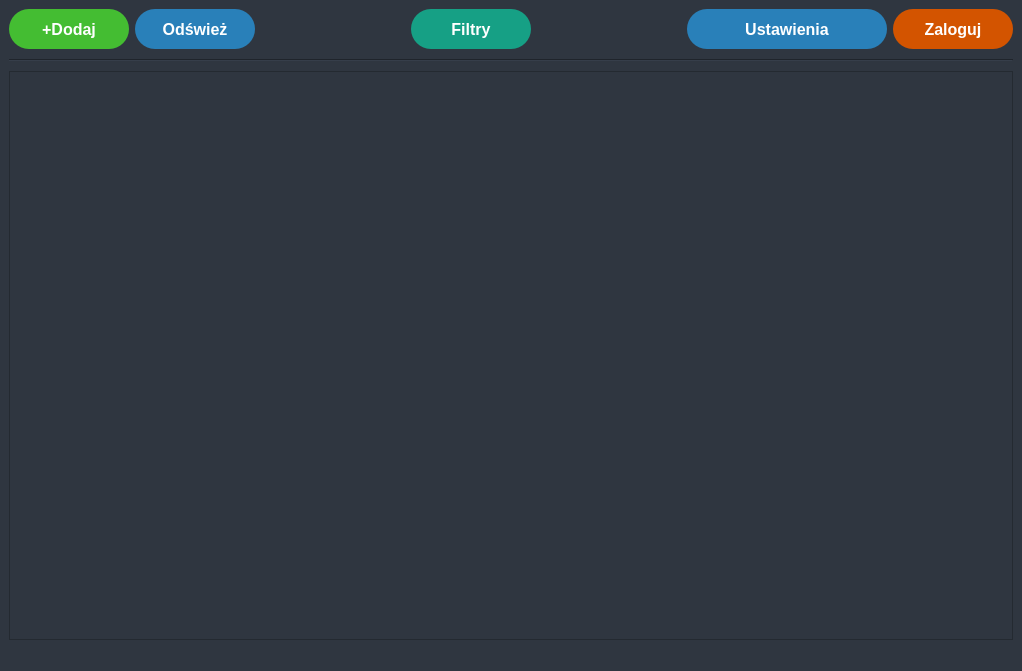
<?xml version="1.0" encoding="UTF-8"?>
<ui version="4.0">
 <class>OknoGlowne</class>
 <widget class="QMainWindow" name="OknoGlowne">
  <property name="geometry">
   <rect>
    <x>0</x>
    <y>0</y>
    <width>1022</width>
    <height>671</height>
   </rect>
  </property>
  <property name="sizePolicy">
   <sizepolicy hsizetype="Expanding" vsizetype="Expanding">
    <horstretch>0</horstretch>
    <verstretch>0</verstretch>
   </sizepolicy>
  </property>
  <property name="windowTitle">
   <string>Okno Główne</string>
  </property>
  <property name="styleSheet">
   <string notr="true">color: #fff;
background: #2f3640;</string>
  </property>
  <widget class="QWidget" name="centralwidget">
   <layout class="QGridLayout" name="gridLayout_2">
    <item row="0" column="1">
     <widget class="QPushButton" name="pushButton_2">
      <property name="enabled">
       <bool>true</bool>
      </property>
      <property name="sizePolicy">
       <sizepolicy hsizetype="Minimum" vsizetype="Fixed">
        <horstretch>0</horstretch>
        <verstretch>0</verstretch>
       </sizepolicy>
      </property>
      <property name="minimumSize">
       <size>
        <width>120</width>
        <height>40</height>
       </size>
      </property>
      <property name="font">
       <font>
        <family>Segoe UI</family>
        <pointsize>12</pointsize>
        <weight>75</weight>
        <bold>true</bold>
        <underline>false</underline>
        <strikeout>false</strikeout>
       </font>
      </property>
      <property name="styleSheet">
       <string notr="true">QPushButton{
color: #fff !important;
text-transform: uppercase;
text-decoration: none;
background:#2980b9;
border-radius: 20px;
border: none;
}

QPushButton:pressed {
    background-color: qlineargradient(x1: 0, y1: 0, x2: 0, y2: 1,
                                      stop: 0 #dadbde, stop: 1 #f6f7fa);
}</string>
      </property>
      <property name="text">
       <string>Odśwież</string>
      </property>
     </widget>
    </item>
    <item row="0" column="6">
     <widget class="QPushButton" name="pushButton_4">
      <property name="enabled">
       <bool>true</bool>
      </property>
      <property name="sizePolicy">
       <sizepolicy hsizetype="Minimum" vsizetype="Fixed">
        <horstretch>0</horstretch>
        <verstretch>0</verstretch>
       </sizepolicy>
      </property>
      <property name="minimumSize">
       <size>
        <width>120</width>
        <height>40</height>
       </size>
      </property>
      <property name="font">
       <font>
        <family>Segoe UI</family>
        <pointsize>12</pointsize>
        <weight>75</weight>
        <bold>true</bold>
        <underline>false</underline>
        <strikeout>false</strikeout>
       </font>
      </property>
      <property name="styleSheet">
       <string notr="true">QPushButton
{
color: #fff !important;
text-transform: uppercase;
text-decoration: none;
background:#d35400;
border-radius: 20px;
border: none;
}

QPushButton:pressed {
    background-color: qlineargradient(x1: 0, y1: 0, x2: 0, y2: 1,
                                      stop: 0 #dadbde, stop: 1 #f6f7fa);
}</string>
      </property>
      <property name="text">
       <string>Zaloguj</string>
      </property>
     </widget>
    </item>
    <item row="0" column="2">
     <spacer name="horizontalSpacer_2">
      <property name="orientation">
       <enum>Qt::Horizontal</enum>
      </property>
      <property name="sizeHint" stdset="0">
       <size>
        <width>20</width>
        <height>40</height>
       </size>
      </property>
     </spacer>
    </item>
    <item row="0" column="3">
     <widget class="QPushButton" name="pushButton_5">
      <property name="enabled">
       <bool>true</bool>
      </property>
      <property name="sizePolicy">
       <sizepolicy hsizetype="Minimum" vsizetype="Fixed">
        <horstretch>0</horstretch>
        <verstretch>0</verstretch>
       </sizepolicy>
      </property>
      <property name="minimumSize">
       <size>
        <width>120</width>
        <height>40</height>
       </size>
      </property>
      <property name="font">
       <font>
        <family>Segoe UI</family>
        <pointsize>12</pointsize>
        <weight>75</weight>
        <bold>true</bold>
        <underline>false</underline>
        <strikeout>false</strikeout>
       </font>
      </property>
      <property name="styleSheet">
       <string notr="true">QPushButton{
color: #fff !important;
text-transform: uppercase;
text-decoration: none;
background:#16a085;
border-radius: 20px;
border: none;
}

QPushButton:pressed {
    background-color: qlineargradient(x1: 0, y1: 0, x2: 0, y2: 1,
                                      stop: 0 #dadbde, stop: 1 #f6f7fa);
}</string>
      </property>
      <property name="text">
       <string>Filtry</string>
      </property>
     </widget>
    </item>
    <item row="2" column="0" colspan="7">
     <widget class="QScrollArea" name="scrollArea">
      <property name="widgetResizable">
       <bool>true</bool>
      </property>
      <widget class="QWidget" name="scrollAreaWidgetContents">
       <property name="geometry">
        <rect>
         <x>0</x>
         <y>0</y>
         <width>998</width>
         <height>532</height>
        </rect>
       </property>
       <layout class="QGridLayout" name="gridLayout_3">
        <item row="0" column="0">
         <layout class="QGridLayout" name="gridLayout"/>
        </item>
       </layout>
      </widget>
     </widget>
    </item>
    <item row="0" column="4">
     <spacer name="horizontalSpacer">
      <property name="orientation">
       <enum>Qt::Horizontal</enum>
      </property>
      <property name="sizeHint" stdset="0">
       <size>
        <width>20</width>
        <height>40</height>
       </size>
      </property>
     </spacer>
    </item>
    <item row="0" column="0">
     <widget class="QPushButton" name="pushButton">
      <property name="enabled">
       <bool>true</bool>
      </property>
      <property name="sizePolicy">
       <sizepolicy hsizetype="Minimum" vsizetype="Fixed">
        <horstretch>0</horstretch>
        <verstretch>0</verstretch>
       </sizepolicy>
      </property>
      <property name="minimumSize">
       <size>
        <width>120</width>
        <height>40</height>
       </size>
      </property>
      <property name="font">
       <font>
        <family>Segoe UI</family>
        <pointsize>12</pointsize>
        <weight>75</weight>
        <bold>true</bold>
        <underline>false</underline>
        <strikeout>false</strikeout>
       </font>
      </property>
      <property name="styleSheet">
       <string notr="true">QPushButton {
  color: #fff !important;
text-transform: uppercase;
text-decoration: none;
background:#44bd32;
border-radius: 20px;
border: none;

}

QPushButton:pressed {
    background-color: qlineargradient(x1: 0, y1: 0, x2: 0, y2: 1,
                                      stop: 0 #dadbde, stop: 1 #f6f7fa);
}

</string>
      </property>
      <property name="text">
       <string>+Dodaj</string>
      </property>
     </widget>
    </item>
    <item row="0" column="5">
     <widget class="QPushButton" name="pushButton_3">
      <property name="enabled">
       <bool>true</bool>
      </property>
      <property name="sizePolicy">
       <sizepolicy hsizetype="Minimum" vsizetype="Fixed">
        <horstretch>0</horstretch>
        <verstretch>0</verstretch>
       </sizepolicy>
      </property>
      <property name="minimumSize">
       <size>
        <width>200</width>
        <height>40</height>
       </size>
      </property>
      <property name="font">
       <font>
        <family>Segoe UI</family>
        <pointsize>12</pointsize>
        <weight>75</weight>
        <bold>true</bold>
        <underline>false</underline>
        <strikeout>false</strikeout>
       </font>
      </property>
      <property name="styleSheet">
       <string notr="true">QPushButton
{
color: #fff !important;
text-transform: uppercase;
text-decoration: none;
background:#2980b9;
border-radius: 20px;
border: none;
}

QPushButton:pressed {
    background-color: qlineargradient(x1: 0, y1: 0, x2: 0, y2: 1,
                                      stop: 0 #dadbde, stop: 1 #f6f7fa);
}</string>
      </property>
      <property name="text">
       <string>Ustawienia</string>
      </property>
     </widget>
    </item>
    <item row="1" column="0" colspan="7">
     <widget class="Line" name="line">
      <property name="minimumSize">
       <size>
        <width>0</width>
        <height>10</height>
       </size>
      </property>
      <property name="styleSheet">
       <string notr="true"/>
      </property>
      <property name="orientation">
       <enum>Qt::Horizontal</enum>
      </property>
     </widget>
    </item>
   </layout>
   <zorder>pushButton_2</zorder>
   <zorder>pushButton_3</zorder>
   <zorder>pushButton_4</zorder>
   <zorder>pushButton</zorder>
   <zorder>horizontalSpacer</zorder>
   <zorder>pushButton_5</zorder>
   <zorder>horizontalSpacer_2</zorder>
   <zorder>scrollArea</zorder>
   <zorder>line</zorder>
  </widget>
  <widget class="QMenuBar" name="menubar">
   <property name="geometry">
    <rect>
     <x>0</x>
     <y>0</y>
     <width>1022</width>
     <height>26</height>
    </rect>
   </property>
  </widget>
  <widget class="QStatusBar" name="statusbar"/>
 </widget>
 <resources/>
 <connections/>
</ui>
